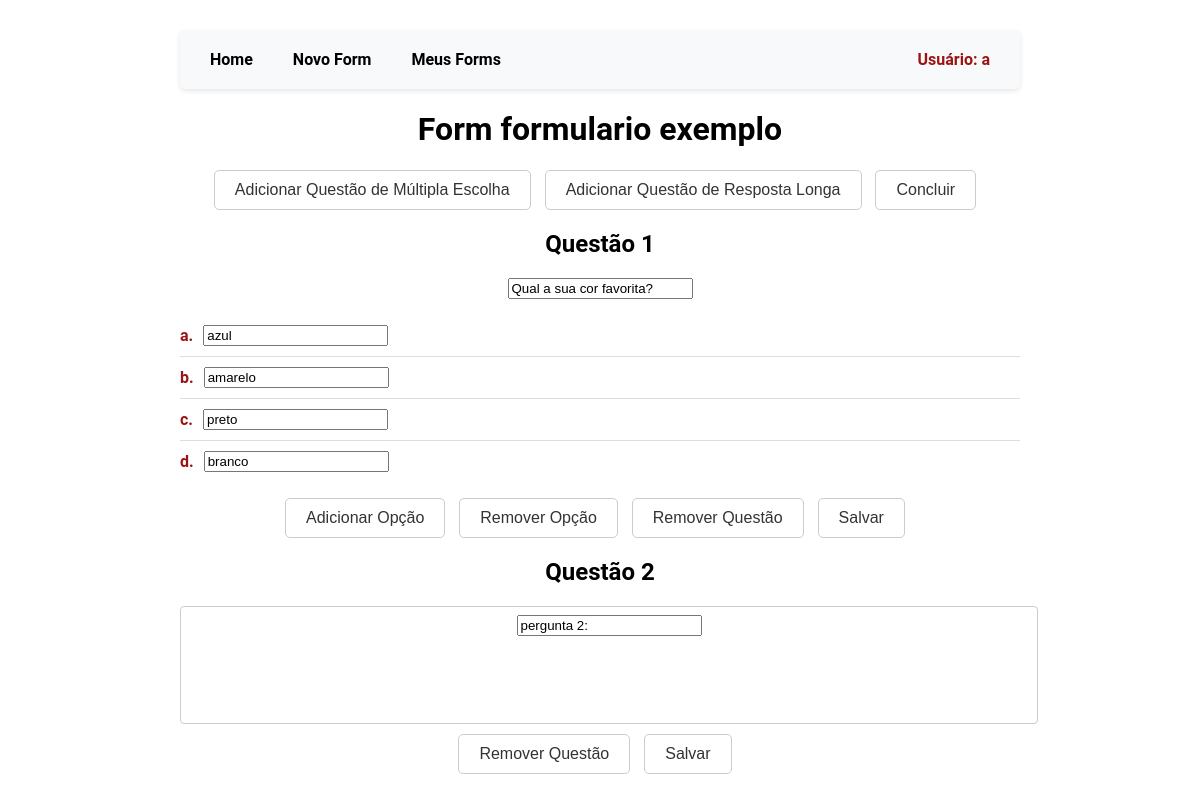
/new_form_initiated/34/ (signed in), run on the app's committed database.
### ExtremeFormsApp/models.py (models this page shows, shortened)
class QuestionList(models.Model):
    name = models.CharField(max_length=200)
    description = models.TextField(blank=True)
    shareable_link = models.CharField(max_length=200, blank=True)
    user = models.ForeignKey(User, on_delete=models.CASCADE)
    created_at = models.DateTimeField(default=timezone.now)
    updated_at = models.DateTimeField(default=timezone.now)
    form_link = models.URLField(blank=True, null=True)  # New field for form link

class Question(models.Model):
    QUESTION_TYPES = [
        ('title', 'Title'),
        ('multiple_choice', 'Multiple Choice'),
        ('long_answer', 'Long Answer'),
    ]
    question_list = models.ForeignKey(QuestionList, related_name='questions', on_delete=models.CASCADE, null=True)
    text = models.CharField(max_length=200, default='')
    question_type = models.CharField(max_length=20, choices=QUESTION_TYPES, default='multiple_choice')
    multiple_choice_options = models.JSONField(blank=True, null=True, default=dict)
    created_at = models.DateTimeField(default=timezone.now)
    updated_at = models.DateTimeField(default=timezone.now)

### ExtremeFormsApp/views.py (the view, shortened to what this page needs)
# urls.py: path('new_form_initiated/<int:question_list_id>/', views.NewFormInitiatedView.as_view(), name='new_form_initiated'),
class NewFormInitiatedView(LoginRequiredMixin, View):
    template_name = 'ExtremeFormsApp/new_form_initiated.html'
    def get(self, request, question_list_id):
        question_list = get_object_or_404(QuestionList, id=question_list_id)
        questions_with_options = []
        for question in question_list.questions.all():
            if question.question_type == 'multiple_choice':
                options_dict = question.multiple_choice_options or {"options": []}
                labeled_options = [(chr(97 + i), option) for i, option in enumerate(options_dict.get("options", []))]
            else:
                labeled_options = []  # No options for non-multiple choice questions
            questions_with_options.append((question, question.question_type, labeled_options))
        context = {
            'question_list': question_list,
            'questions_with_options': questions_with_options,
        }
        return render(request, self.template_name, context)

### ExtremeFormsApp/templates/ExtremeFormsApp/new_form_initiated.html (shortened to what this page needs)
{% load static %}
{% load custom_filters %}
<!DOCTYPE html>
<html lang="en">
<head>
    <link rel="stylesheet" href="{% static 'css/ExtremeFormsApp/new_form.css' %}">
    <link rel="stylesheet" href="{% static 'css/ExtremeFormsApp/general.css' %}">
</head>
<body>
    <div class="content">
        {% include 'ExtremeFormsApp/links.html' %}
        <h1>Form {{ question_list.name }}</h1>
        <form method="POST">
            <div class="toolbar">
                <button type="submit" name="action" value="add-multiple-choice" class="toolbar_btn">Adicionar Questão de Múltipla Escolha</button>
                <button type="submit" name="action" value="add-long-answer" class="toolbar_btn">Adicionar Questão de Resposta Longa</button>
                <button type="submit" name="action" value="finish" class="toolbar_btn">Concluir</button>
            </div>
        </form>
        <form method="POST">
            {% for question, question_type, options in questions_with_options %}
            <div>
                <h2>Questão {{ forloop.counter }}</h2>
                {% if question_type == 'title' %}
                <input type="text" name="question_text" value="{{ question.text }}" placeholder="Título da pergunta" class="question-input">
                {% elif question_type == 'multiple_choice' %}
                <input type="text" name="question_text" value="{{ question.text }}" placeholder="Texto da pergunta" class="question-input">
                <ul class="option-list">
                    {% for label, option in options %}
                    <li class="option-item">
                        <span class="option-letter">{{ label }}.</span>
                        <input type="text" name="option_text_{{ forloop.counter0 }}" value="{{ option }}" placeholder="Opção {{ label }}" class="option-input">
                    </li>
                    {% empty %}
                    <li class="option-item">No options yet.</li>
                    {% endfor %}
                </ul>
                <button type="submit" name="action" value="add-option" class="toolbar_btn">Adicionar Opção</button>
                <button type="submit" name="action" value="remove-last-option" class="toolbar_btn">Remover Opção</button>
                <button type="submit" name="action" value="remove-question" class="toolbar_btn">Remover Questão</button>
                {% elif question_type == 'long_answer' %}
                <div class="long-answer-input">
                    <input type="text" name="question_text" value="{{ question.text }}" placeholder="Texto da pergunta" class="question-input">
                </div>
                <button type="submit" name="action" value="remove-question" class="toolbar_btn">Remover Questão</button>
                {% endif %}
                <button type="submit" name="action" value="save" class="toolbar_btn">Salvar</button>
            </div>
            {% endfor %}
        </form>
    </div>
</body>
</html>

### ExtremeFormsApp/templates/ExtremeFormsApp/links.html
{% load static %}
<nav class="dev_navbar">
    <a href="/" class="dev_nav-link">Home</a>
    <a href="{% url 'ExtremeFormsApp:new_form' %}" class="dev_nav-link">Novo Form</a>
    <a href="{% url 'ExtremeFormsApp:user_forms' %}" class="dev_nav-link">Meus Forms</a>
    <a href="{% url 'sec-login' %}" class="dev_nav-link user-info" title="Ir para o login">
        {% if user.is_authenticated %}
            Usuário: {{ user.username }}
        {% else %}
            Visitante
        {% endif %}
    </a>
</nav>

### ExtremeFormsApp/static/css/ExtremeFormsApp/new_form.css (style rules this page uses)
.toolbar { margin: 20px 0; }
.toolbar_btn { background-color: #ffffff; border: 1px solid #cccccc; border-radius: 5px; color: #333333; cursor: pointer; font-size: 16px; margin-right: 10px; padding: 10px 20px; transition: background-color 0.3s, transform 0.2s; }
.option-list { list-style: none; padding: 0; }
.option-item { display: flex; align-items: center; padding: 10px 0; border-bottom: 1px solid #ddd; }
.option-item:last-child { border-bottom: none; }
.option-letter { font-weight: bold; margin-right: 10px; color: #9b1414; }
.long-answer-input { width: 100%; min-height: 100px; margin-bottom: 10px; padding: 8px; border: 1px solid #ccc; border-radius: 4px; }

### ExtremeFormsApp/static/css/ExtremeFormsApp/general.css (style rules this page uses)
html, body { margin: 0; padding: 0; height: 100%; overflow-y: auto; }
body { font-family: 'Roboto', sans-serif; background-image: url('../../img/ExtremeFormsApp/triangle-mosaic.png'); background-size: cover; background-repeat: no-repeat; background-position: center; display: flex; justify-content: center; align-items: center; min-height: 100vh; }
.content { background-color: #fff; padding: 30px; text-align: center; max-width: 900px; width: 100%; margin: 0 auto; min-height: 100vh; box-sizing: border-box; max-height: 90vh; overflow-y: auto; -ms-overflow-style: none; scrollbar-width: none; }
.dev_navbar { background-color: #f8f9fa; padding: 10px 20px; box-shadow: 0 2px 5px rgba(0, 0, 0, 0.1); display: flex; align-items: center; border-radius: 5px; }
.dev_nav-link { margin-right: 20px; text-decoration: none; color: #000; font-weight: bold; font-size: 16px; transition: color 0.3s, transform 0.2s; display: flex; align-items: center; padding: 10px; }
.dev_nav-link:last-child { margin-right: 0; }
.user-info { margin-left: auto; font-weight: bold; color: #9b1414; display: flex; align-items: center; }

### data on the page
QuestionList: name "formulario exemplo"
Question: question_text "Qual a sua cor favorita?", options "a" "b" "c" "d", options "azul" "amarelo" "preto" "branco"
Question: question_text "pergunta 2:"

### other printed values
{{ user.username }} "a"
